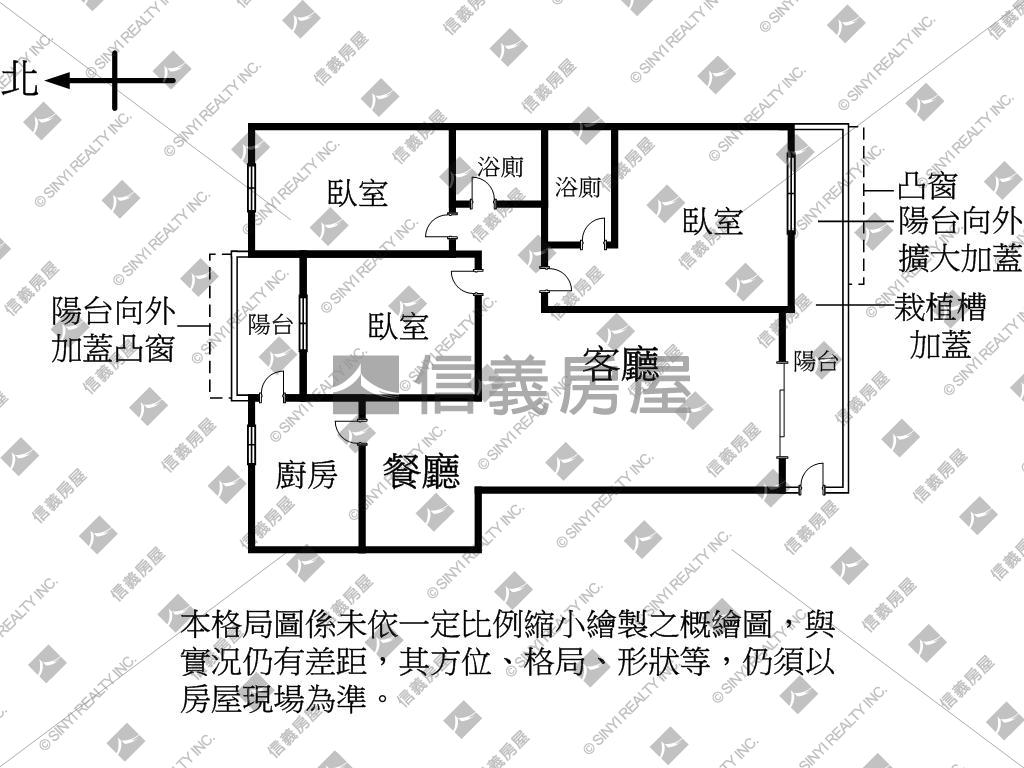
#> input picture detection_testing/Images/test5.jpg, 1024 x 768 px
$ jupyter execute --allow-errors image_combine_test.ipynb
#> lines starting #> are read from the running program, lines starting #| are printed output that depends on the picture
[cell 1]
from utils.FloorplanToBlenderLib import *
import cv2
import numpy as np
from PIL import Image, ImageDraw, ImageFilter
from IPython.display import display

img_path = "Images/test5.jpg"

# Read floorplan image
img = cv2.imread(img_path)
#> img is the input picture: shape (768, 1024, 3); min 0, max 255, mean 232.3

# Create blank image
height, width, channels = img.shape
#> height = 768; width = 1024; channels = 3
blank_image = np.zeros((height,width,3), np.uint8)

# Grayscale image
gray = cv2.cvtColor(img,cv2.COLOR_BGR2GRAY)

# detect outer Contours (simple floor or roof solution), paint them red on blank_image
#> (the rest of this cell did not finish here and is left out)

#> (a cell that did not finish here is left out)

#> (a cell that did not finish here is left out)

#> (a cell that did not finish here is left out)

[cell 5]
from PIL import Image, ImageDraw, ImageFilter
# 產生遮罩影像
maskImg = Image.new("L", (720, 480))
#> maskImg: PIL image 720x480 L; every value is 0

# 繪製遮罩區域
maskDraw = ImageDraw.Draw(maskImg)
maskDraw.ellipse((50, 50, 470, 430), fill=255)

# 模糊化
maskImg = maskImg.filter(ImageFilter.GaussianBlur(30))
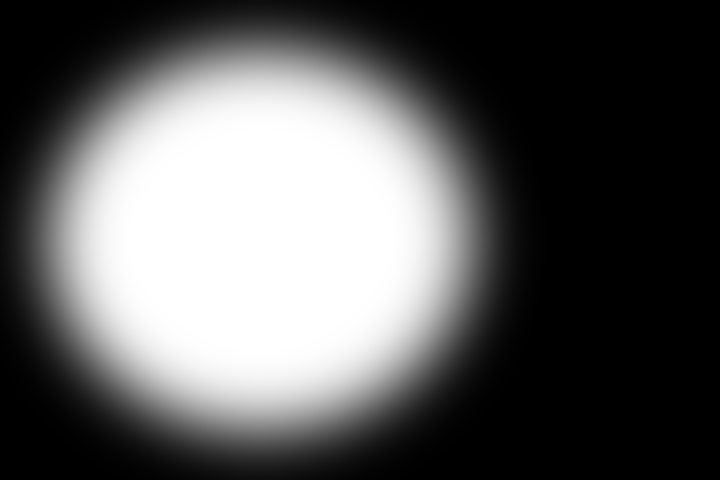
#> maskImg: PIL image 720x480 L; min 0, max 255, mean 92.8

# 顯示遮罩影像
maskImg.show()
